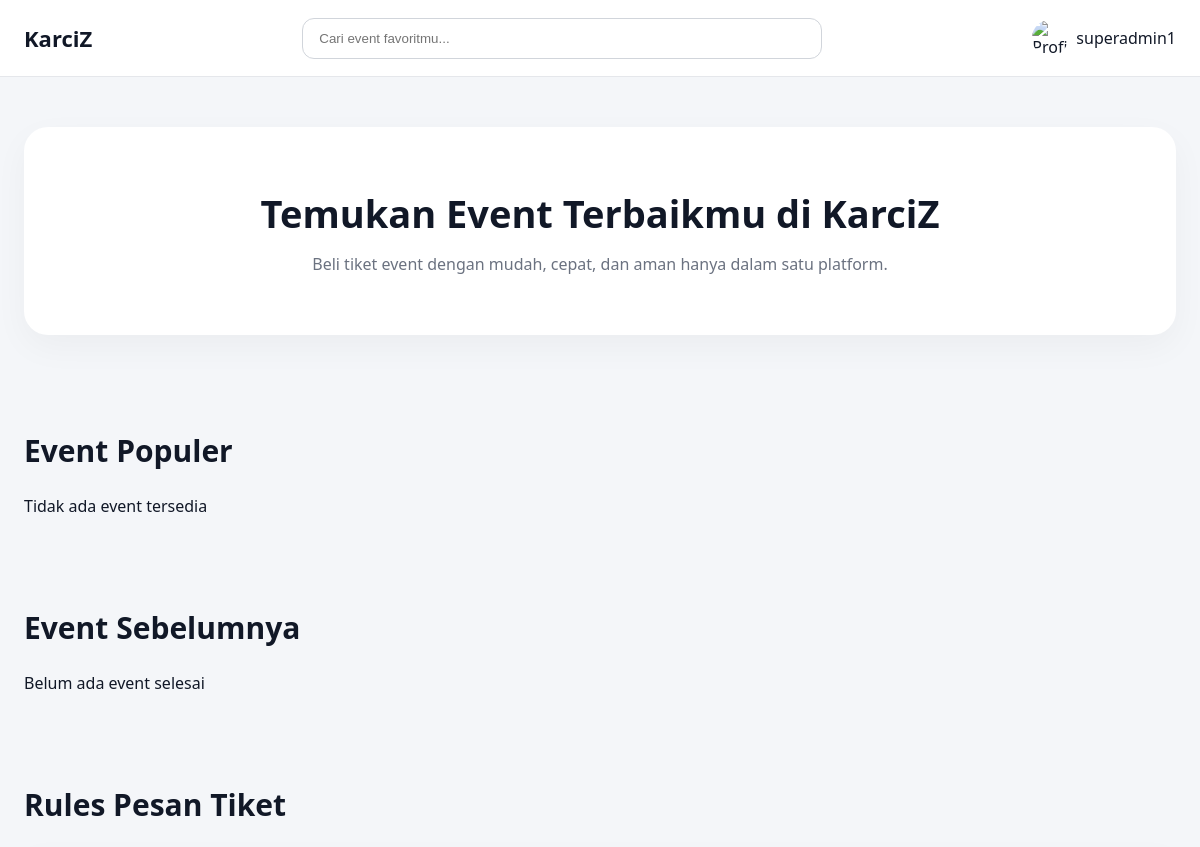
Before: / (signed in, upper part) with the older database file.
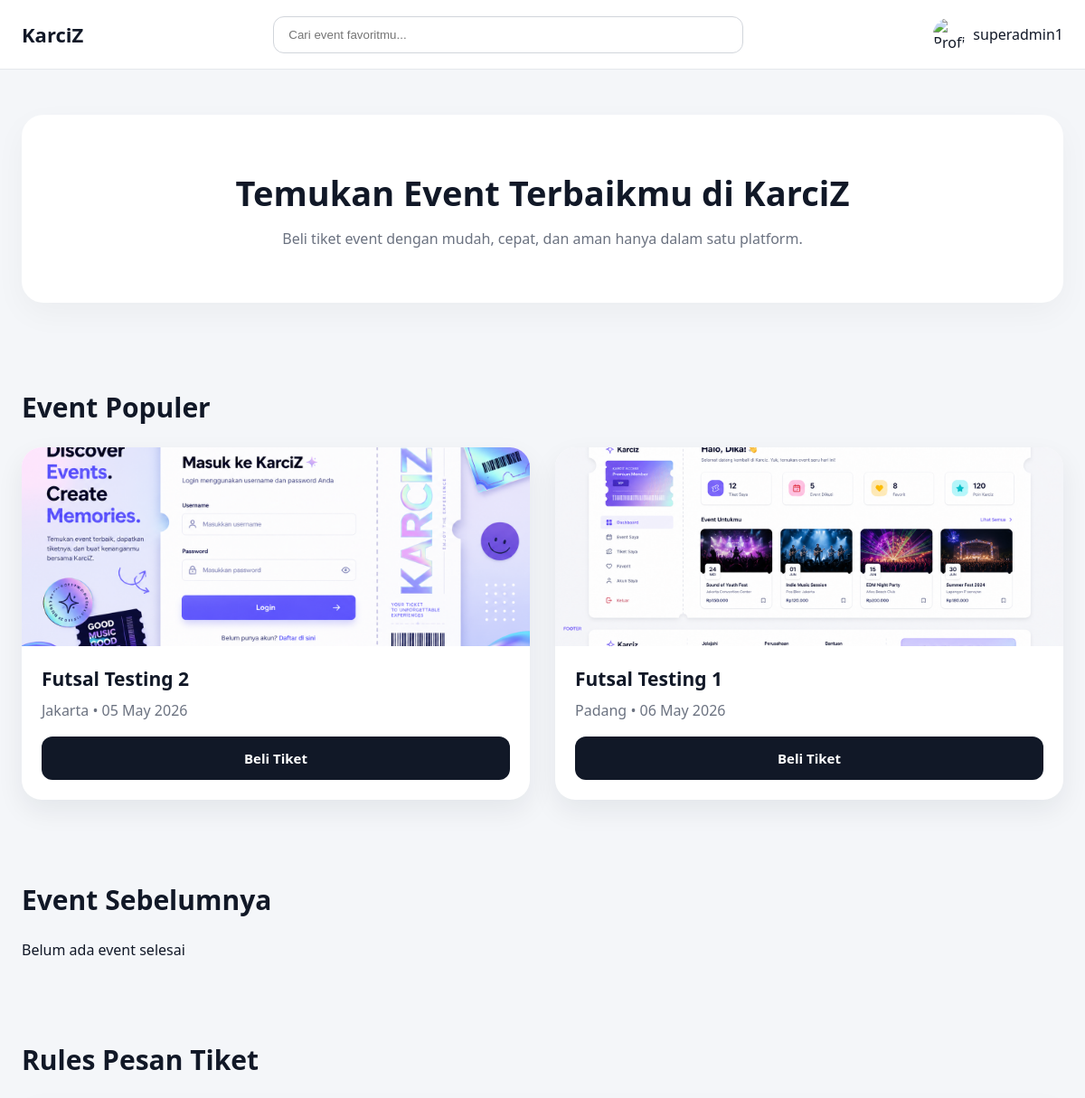
After: the same page with the newer database file.
### tables this page shows
CREATE TABLE `events` (
  `id` int(11) NOT NULL,
  `organizer_id` int(11) DEFAULT NULL,
  `nama_event` varchar(255) DEFAULT NULL,
  `lokasi` varchar(255) DEFAULT NULL,
  `tanggal` date DEFAULT NULL,
  `deskripsi` text DEFAULT NULL,
  `banner` varchar(255) DEFAULT NULL,
  `status` enum('aktif','selesai') DEFAULT 'aktif',
  `created_at` timestamp NOT NULL DEFAULT current_timestamp()
);

### index.php (the view, shortened to what this page needs)
<?php
include 'config.php';
$events = $conn->query("SELECT * FROM events WHERE status='aktif' ORDER BY tanggal ASC");
$past_events = $conn->query("SELECT * FROM events WHERE status='selesai'");
?>
<!DOCTYPE html>
<html lang="id">
<head>
  <link rel="stylesheet" href="/Karciz/assets/css/style.css?v=2">
</head>
<body>
  <?php include 'components/navbar.php'; ?>
  <section class="banner-section">
    <div class="container">
      <div class="main-banner">
        <h1>Temukan Event Terbaikmu di KarciZ</h1>
        <p>
          Beli tiket event dengan mudah, cepat, dan aman hanya dalam satu platform.
        </p>
      </div>
    </div>
  </section>
  <section class="event-section">
    <div class="container">
      <h2>Event Populer</h2>
      <div class="event-grid">
        <?php if ($events->num_rows > 0) { ?>
          <?php while($row = $events->fetch_assoc()) { ?>
          <div class="event-card">
            <?php if (!empty($row['banner'])) { ?>
              <img
                src="/Karciz/assets/images/events/<?= htmlspecialchars($row['banner']); ?>"
                alt="<?= htmlspecialchars($row['nama_event']); ?>"
                class="event-banner"
              >
            <?php } else { ?>
              <div class="event-banner empty-banner">No Banner</div>
            <?php } ?>
            <h3><?= htmlspecialchars($row['nama_event']); ?></h3>
            <p>
              <?= htmlspecialchars($row['lokasi']); ?> •
              <?= date('d M Y', strtotime($row['tanggal'])); ?>
            </p>
            <a href="customer/event-detail.php?id=<?= $row['id']; ?>" class="btn-login">
              Beli Tiket
            </a>
          </div>
          <?php } ?>
        <?php } else { ?>
          <p>Tidak ada event tersedia</p>
        <?php } ?>
      </div>
    </div>
  </section>
  <section class="event-section">
    <div class="container">
      <h2>Event Sebelumnya</h2>
      <div class="event-grid">
        <?php if ($past_events->num_rows > 0) { ?>
          <?php while($row = $past_events->fetch_assoc()) { ?>
            <div class="event-card">
              <h3><?= htmlspecialchars($row['nama_event']); ?></h3>
              <p><?= htmlspecialchars($row['lokasi']); ?> • Event Selesai</p>
            </div>
          <?php } ?>
        <?php } else { ?>
          <p>Belum ada event selesai</p>
        <?php } ?>
      </div>
    </div>
  </section>
  <section class="rules-section">
    <div class="container">
      <h2>Rules Pesan Tiket</h2>
    </div>
  </section>
</body>
</html>

Changed rows visible on the page:
added events: banner (picture), nama_event "Futsal Testing 2", lokasi "Jakarta", tanggal "05 May 2026"
added events: banner (picture), nama_event "Futsal Testing 1", lokasi "Padang", tanggal "06 May 2026"
Other visible differences:
text no longer shown: "Tidak ada event tersedia"
